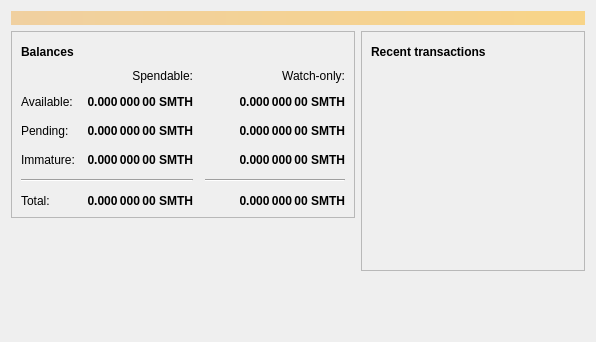
<?xml version="1.0" encoding="UTF-8"?>
<ui version="4.0">
 <class>OverviewPage</class>
 <widget class="QWidget" name="OverviewPage">
  <property name="geometry">
   <rect>
    <x>0</x>
    <y>0</y>
    <width>596</width>
    <height>342</height>
   </rect>
  </property>
  <property name="windowTitle">
   <string>Form</string>
  </property>
  <layout class="QVBoxLayout" name="topLayout">
   <item>
    <widget class="QLabel" name="labelAlerts">
     <property name="visible">
      <bool>false</bool>
     </property>
     <property name="styleSheet">
      <string notr="true">QLabel { background-color: qlineargradient(x1: 0, y1: 0, x2: 1, y2: 0, stop:0 #F0D0A0, stop:1 #F8D488); color:#000000; }</string>
     </property>
     <property name="wordWrap">
      <bool>true</bool>
     </property>
     <property name="margin">
      <number>3</number>
     </property>
     <property name="textInteractionFlags">
      <set>Qt::TextSelectableByMouse</set>
     </property>
    </widget>
   </item>
   <item>
    <layout class="QHBoxLayout" name="horizontalLayout" stretch="1,1">
     <item>
      <layout class="QVBoxLayout" name="verticalLayout_2">
       <item>
        <widget class="QFrame" name="frame">
         <property name="frameShape">
          <enum>QFrame::StyledPanel</enum>
         </property>
         <property name="frameShadow">
          <enum>QFrame::Raised</enum>
         </property>
         <layout class="QVBoxLayout" name="verticalLayout_4">
          <item>
           <layout class="QHBoxLayout" name="horizontalLayout_4">
            <item>
             <widget class="QLabel" name="label_5">
              <property name="font">
               <font>
                <weight>75</weight>
                <bold>true</bold>
               </font>
              </property>
              <property name="text">
               <string>Balances</string>
              </property>
             </widget>
            </item>
            <item>
             <widget class="QPushButton" name="labelWalletStatus">
              <property name="enabled">
               <bool>true</bool>
              </property>
              <property name="maximumSize">
               <size>
                <width>30</width>
                <height>16777215</height>
               </size>
              </property>
              <property name="toolTip">
               <string>The displayed information may be out of date. Your wallet automatically synchronizes with the Smthcoin network after a connection is established, but this process has not completed yet.</string>
              </property>
              <property name="text">
               <string/>
              </property>
              <property name="icon">
               <iconset resource="../bitcoin.qrc">
                <normaloff>:/icons/warning</normaloff>
                <disabledoff>:/icons/warning</disabledoff>:/icons/warning</iconset>
              </property>
              <property name="iconSize">
               <size>
                <width>24</width>
                <height>24</height>
               </size>
              </property>
              <property name="flat">
               <bool>true</bool>
              </property>
             </widget>
            </item>
            <item>
             <spacer name="horizontalSpacer_3">
              <property name="orientation">
               <enum>Qt::Horizontal</enum>
              </property>
              <property name="sizeHint" stdset="0">
               <size>
                <width>40</width>
                <height>20</height>
               </size>
              </property>
             </spacer>
            </item>
           </layout>
          </item>
          <item>
           <layout class="QGridLayout" name="gridLayout">
            <property name="spacing">
             <number>12</number>
            </property>
            <item row="2" column="2">
             <widget class="QLabel" name="labelWatchPending">
              <property name="font">
               <font>
                <weight>75</weight>
                <bold>true</bold>
               </font>
              </property>
              <property name="cursor">
               <cursorShape>IBeamCursor</cursorShape>
              </property>
              <property name="toolTip">
               <string>Unconfirmed transactions to watch-only addresses</string>
              </property>
              <property name="text">
               <string notr="true">0.000 000 00 SMTH</string>
              </property>
              <property name="alignment">
               <set>Qt::AlignRight|Qt::AlignTrailing|Qt::AlignVCenter</set>
              </property>
              <property name="textInteractionFlags">
               <set>Qt::LinksAccessibleByMouse|Qt::TextSelectableByKeyboard|Qt::TextSelectableByMouse</set>
              </property>
             </widget>
            </item>
            <item row="2" column="1">
             <widget class="QLabel" name="labelUnconfirmed">
              <property name="font">
               <font>
                <weight>75</weight>
                <bold>true</bold>
               </font>
              </property>
              <property name="cursor">
               <cursorShape>IBeamCursor</cursorShape>
              </property>
              <property name="toolTip">
               <string>Total of transactions that have yet to be confirmed, and do not yet count toward the spendable balance</string>
              </property>
              <property name="text">
               <string notr="true">0.000 000 00 SMTH</string>
              </property>
              <property name="alignment">
               <set>Qt::AlignRight|Qt::AlignTrailing|Qt::AlignVCenter</set>
              </property>
              <property name="textInteractionFlags">
               <set>Qt::LinksAccessibleByMouse|Qt::TextSelectableByKeyboard|Qt::TextSelectableByMouse</set>
              </property>
             </widget>
            </item>
            <item row="3" column="2">
             <widget class="QLabel" name="labelWatchImmature">
              <property name="font">
               <font>
                <weight>75</weight>
                <bold>true</bold>
               </font>
              </property>
              <property name="cursor">
               <cursorShape>IBeamCursor</cursorShape>
              </property>
              <property name="toolTip">
               <string>Mined balance in watch-only addresses that has not yet matured</string>
              </property>
              <property name="text">
               <string notr="true">0.000 000 00 SMTH</string>
              </property>
              <property name="alignment">
               <set>Qt::AlignRight|Qt::AlignTrailing|Qt::AlignVCenter</set>
              </property>
              <property name="textInteractionFlags">
               <set>Qt::LinksAccessibleByMouse|Qt::TextSelectableByKeyboard|Qt::TextSelectableByMouse</set>
              </property>
             </widget>
            </item>
            <item row="4" column="0" colspan="2">
             <widget class="Line" name="line">
              <property name="orientation">
               <enum>Qt::Horizontal</enum>
              </property>
             </widget>
            </item>
            <item row="4" column="2">
             <widget class="Line" name="lineWatchBalance">
              <property name="sizePolicy">
               <sizepolicy hsizetype="Preferred" vsizetype="Fixed">
                <horstretch>0</horstretch>
                <verstretch>0</verstretch>
               </sizepolicy>
              </property>
              <property name="minimumSize">
               <size>
                <width>140</width>
                <height>0</height>
               </size>
              </property>
              <property name="orientation">
               <enum>Qt::Horizontal</enum>
              </property>
             </widget>
            </item>
            <item row="5" column="0">
             <widget class="QLabel" name="labelTotalText">
              <property name="text">
               <string>Total:</string>
              </property>
             </widget>
            </item>
            <item row="3" column="1">
             <widget class="QLabel" name="labelImmature">
              <property name="font">
               <font>
                <weight>75</weight>
                <bold>true</bold>
               </font>
              </property>
              <property name="cursor">
               <cursorShape>IBeamCursor</cursorShape>
              </property>
              <property name="toolTip">
               <string>Mined balance that has not yet matured</string>
              </property>
              <property name="text">
               <string notr="true">0.000 000 00 SMTH</string>
              </property>
              <property name="alignment">
               <set>Qt::AlignRight|Qt::AlignTrailing|Qt::AlignVCenter</set>
              </property>
              <property name="textInteractionFlags">
               <set>Qt::LinksAccessibleByMouse|Qt::TextSelectableByKeyboard|Qt::TextSelectableByMouse</set>
              </property>
             </widget>
            </item>
            <item row="2" column="3">
             <spacer name="horizontalSpacer_2">
              <property name="orientation">
               <enum>Qt::Horizontal</enum>
              </property>
              <property name="sizeHint" stdset="0">
               <size>
                <width>40</width>
                <height>20</height>
               </size>
              </property>
             </spacer>
            </item>
            <item row="3" column="0">
             <widget class="QLabel" name="labelImmatureText">
              <property name="text">
               <string>Immature:</string>
              </property>
             </widget>
            </item>
            <item row="5" column="1">
             <widget class="QLabel" name="labelTotal">
              <property name="font">
               <font>
                <weight>75</weight>
                <bold>true</bold>
               </font>
              </property>
              <property name="cursor">
               <cursorShape>IBeamCursor</cursorShape>
              </property>
              <property name="toolTip">
               <string>Your current total balance</string>
              </property>
              <property name="text">
               <string notr="true">0.000 000 00 SMTH</string>
              </property>
              <property name="alignment">
               <set>Qt::AlignRight|Qt::AlignTrailing|Qt::AlignVCenter</set>
              </property>
              <property name="textInteractionFlags">
               <set>Qt::LinksAccessibleByMouse|Qt::TextSelectableByKeyboard|Qt::TextSelectableByMouse</set>
              </property>
             </widget>
            </item>
            <item row="5" column="2">
             <widget class="QLabel" name="labelWatchTotal">
              <property name="font">
               <font>
                <weight>75</weight>
                <bold>true</bold>
               </font>
              </property>
              <property name="cursor">
               <cursorShape>IBeamCursor</cursorShape>
              </property>
              <property name="toolTip">
               <string>Current total balance in watch-only addresses</string>
              </property>
              <property name="text">
               <string notr="true">0.000 000 00 SMTH</string>
              </property>
              <property name="alignment">
               <set>Qt::AlignRight|Qt::AlignTrailing|Qt::AlignVCenter</set>
              </property>
              <property name="textInteractionFlags">
               <set>Qt::LinksAccessibleByMouse|Qt::TextSelectableByKeyboard|Qt::TextSelectableByMouse</set>
              </property>
             </widget>
            </item>
            <item row="0" column="2">
             <widget class="QLabel" name="labelWatchonly">
              <property name="text">
               <string>Watch-only:</string>
              </property>
              <property name="alignment">
               <set>Qt::AlignRight|Qt::AlignTrailing|Qt::AlignVCenter</set>
              </property>
             </widget>
            </item>
            <item row="1" column="0">
             <widget class="QLabel" name="labelBalanceText">
              <property name="text">
               <string>Available:</string>
              </property>
             </widget>
            </item>
            <item row="1" column="1">
             <widget class="QLabel" name="labelBalance">
              <property name="font">
               <font>
                <weight>75</weight>
                <bold>true</bold>
               </font>
              </property>
              <property name="cursor">
               <cursorShape>IBeamCursor</cursorShape>
              </property>
              <property name="toolTip">
               <string>Your current spendable balance</string>
              </property>
              <property name="text">
               <string notr="true">0.000 000 00 SMTH</string>
              </property>
              <property name="alignment">
               <set>Qt::AlignRight|Qt::AlignTrailing|Qt::AlignVCenter</set>
              </property>
              <property name="textInteractionFlags">
               <set>Qt::LinksAccessibleByMouse|Qt::TextSelectableByKeyboard|Qt::TextSelectableByMouse</set>
              </property>
             </widget>
            </item>
            <item row="1" column="2">
             <widget class="QLabel" name="labelWatchAvailable">
              <property name="font">
               <font>
                <weight>75</weight>
                <bold>true</bold>
               </font>
              </property>
              <property name="cursor">
               <cursorShape>IBeamCursor</cursorShape>
              </property>
              <property name="toolTip">
               <string>Your current balance in watch-only addresses</string>
              </property>
              <property name="text">
               <string notr="true">0.000 000 00 SMTH</string>
              </property>
              <property name="alignment">
               <set>Qt::AlignRight|Qt::AlignTrailing|Qt::AlignVCenter</set>
              </property>
              <property name="textInteractionFlags">
               <set>Qt::LinksAccessibleByMouse|Qt::TextSelectableByKeyboard|Qt::TextSelectableByMouse</set>
              </property>
             </widget>
            </item>
            <item row="2" column="0">
             <widget class="QLabel" name="labelPendingText">
              <property name="text">
               <string>Pending:</string>
              </property>
             </widget>
            </item>
            <item row="0" column="1">
             <widget class="QLabel" name="labelSpendable">
              <property name="text">
               <string>Spendable:</string>
              </property>
              <property name="alignment">
               <set>Qt::AlignRight|Qt::AlignTrailing|Qt::AlignVCenter</set>
              </property>
             </widget>
            </item>
           </layout>
          </item>
         </layout>
        </widget>
       </item>
       <item>
        <spacer name="verticalSpacer">
         <property name="orientation">
          <enum>Qt::Vertical</enum>
         </property>
         <property name="sizeHint" stdset="0">
          <size>
           <width>20</width>
           <height>40</height>
          </size>
         </property>
        </spacer>
       </item>
      </layout>
     </item>
     <item>
      <layout class="QVBoxLayout" name="verticalLayout_3">
       <item>
        <widget class="QFrame" name="frame_2">
         <property name="frameShape">
          <enum>QFrame::StyledPanel</enum>
         </property>
         <property name="frameShadow">
          <enum>QFrame::Raised</enum>
         </property>
         <layout class="QVBoxLayout" name="verticalLayout">
          <item>
           <layout class="QHBoxLayout" name="horizontalLayout_2">
            <item>
             <widget class="QLabel" name="label_4">
              <property name="font">
               <font>
                <weight>75</weight>
                <bold>true</bold>
               </font>
              </property>
              <property name="text">
               <string>Recent transactions</string>
              </property>
             </widget>
            </item>
            <item>
             <widget class="QPushButton" name="labelTransactionsStatus">
              <property name="enabled">
               <bool>true</bool>
              </property>
              <property name="maximumSize">
               <size>
                <width>30</width>
                <height>16777215</height>
               </size>
              </property>
              <property name="toolTip">
               <string>The displayed information may be out of date. Your wallet automatically synchronizes with the Smthcoin network after a connection is established, but this process has not completed yet.</string>
              </property>
              <property name="text">
               <string/>
              </property>
              <property name="icon">
               <iconset resource="../bitcoin.qrc">
                <normaloff>:/icons/warning</normaloff>
                <disabledoff>:/icons/warning</disabledoff>:/icons/warning</iconset>
              </property>
              <property name="iconSize">
               <size>
                <width>24</width>
                <height>24</height>
               </size>
              </property>
              <property name="flat">
               <bool>true</bool>
              </property>
             </widget>
            </item>
            <item>
             <spacer name="horizontalSpacer">
              <property name="orientation">
               <enum>Qt::Horizontal</enum>
              </property>
              <property name="sizeHint" stdset="0">
               <size>
                <width>40</width>
                <height>20</height>
               </size>
              </property>
             </spacer>
            </item>
           </layout>
          </item>
          <item>
           <widget class="QListView" name="listTransactions">
            <property name="styleSheet">
             <string notr="true">QListView { background: transparent; }</string>
            </property>
            <property name="frameShape">
             <enum>QFrame::NoFrame</enum>
            </property>
            <property name="verticalScrollBarPolicy">
             <enum>Qt::ScrollBarAlwaysOff</enum>
            </property>
            <property name="horizontalScrollBarPolicy">
             <enum>Qt::ScrollBarAlwaysOff</enum>
            </property>
            <property name="selectionMode">
             <enum>QAbstractItemView::NoSelection</enum>
            </property>
           </widget>
          </item>
         </layout>
        </widget>
       </item>
       <item>
        <spacer name="verticalSpacer_2">
         <property name="orientation">
          <enum>Qt::Vertical</enum>
         </property>
         <property name="sizeHint" stdset="0">
          <size>
           <width>20</width>
           <height>40</height>
          </size>
         </property>
        </spacer>
       </item>
      </layout>
     </item>
    </layout>
   </item>
  </layout>
 </widget>
 <resources/>
 <connections/>
</ui>
